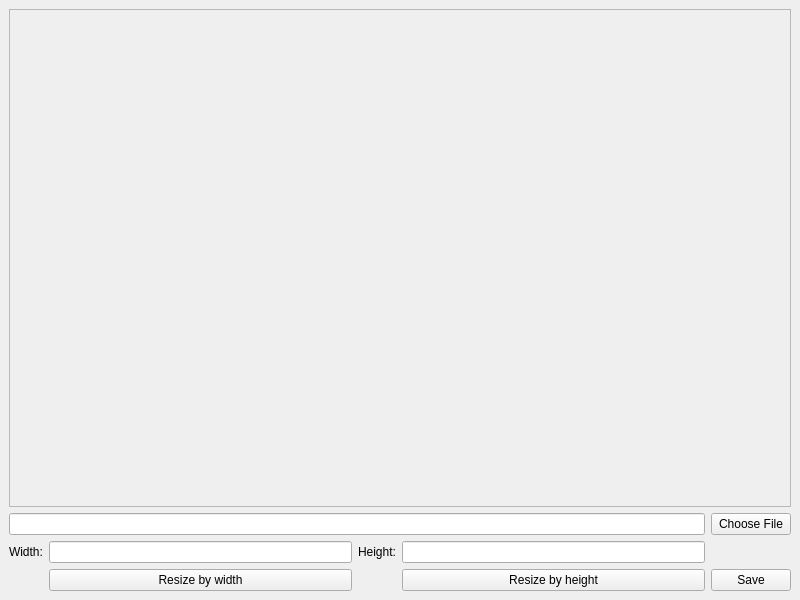
<?xml version="1.0" encoding="UTF-8"?>
<ui version="4.0">
 <class>MainWindow</class>
 <widget class="QMainWindow" name="MainWindow">
  <property name="geometry">
   <rect>
    <x>0</x>
    <y>0</y>
    <width>800</width>
    <height>600</height>
   </rect>
  </property>
  <property name="windowTitle">
   <string>Resize image</string>
  </property>
  <widget class="QWidget" name="centralwidget">
   <layout class="QGridLayout" name="gridLayout">
    <item row="2" column="0">
     <widget class="QLabel" name="width">
      <property name="text">
       <string>Width:</string>
      </property>
     </widget>
    </item>
    <item row="2" column="1">
     <widget class="QLineEdit" name="inputWidth"/>
    </item>
    <item row="2" column="3">
     <widget class="QLineEdit" name="inputHeight"/>
    </item>
    <item row="2" column="2">
     <widget class="QLabel" name="height">
      <property name="text">
       <string>Height:</string>
      </property>
     </widget>
    </item>
    <item row="1" column="0" colspan="4">
     <widget class="QLineEdit" name="inputOpenFile"/>
    </item>
    <item row="0" column="0" colspan="5">
     <widget class="QScrollArea" name="scrollArea">
      <property name="widgetResizable">
       <bool>true</bool>
      </property>
      <widget class="QWidget" name="scrollAreaWidgetContents">
       <property name="geometry">
        <rect>
         <x>0</x>
         <y>0</y>
         <width>780</width>
         <height>496</height>
        </rect>
       </property>
       <layout class="QGridLayout" name="gridLayout_2">
        <item row="0" column="0">
         <widget class="QLabel" name="labelImg">
          <property name="text">
           <string/>
          </property>
         </widget>
        </item>
       </layout>
      </widget>
     </widget>
    </item>
    <item row="3" column="3">
     <widget class="QPushButton" name="btnResizeByHeight">
      <property name="text">
       <string>Resize by height</string>
      </property>
     </widget>
    </item>
    <item row="1" column="4">
     <widget class="QPushButton" name="btnChooseFile">
      <property name="text">
       <string>Choose File</string>
      </property>
     </widget>
    </item>
    <item row="3" column="1">
     <widget class="QPushButton" name="btnResizeByWidth">
      <property name="text">
       <string>Resize by width</string>
      </property>
     </widget>
    </item>
    <item row="3" column="4">
     <widget class="QPushButton" name="btnSave">
      <property name="text">
       <string>Save</string>
      </property>
     </widget>
    </item>
   </layout>
  </widget>
 </widget>
 <resources/>
 <connections/>
</ui>
